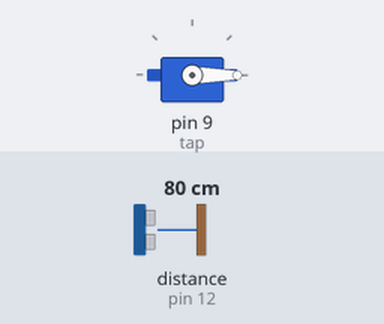
Recording of a sketch running on a simulated Arduino Uno, built with avr-gcc and run on an emulated ATmega328P. Parts: servo. Wiring (inferred from the names in the program): ultrasonic range finder: trigger pin 11; echo pin 12. The inputs (shaded band) are chosen by the test bench; at power-on: distance to the obstacle (sensor on pin 12) 80 cm. The echo pulse lasts 58.3 µs per cm.

Above: at 1.2 s.
1.3 s: distance to the obstacle (sensor on pin 12) set to 2 cm
At 2.3 s:
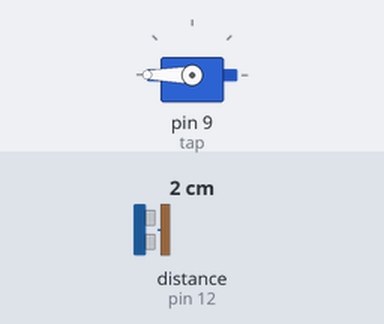
6.5 s: distance to the obstacle (sensor on pin 12) set to 19 cm
8.0 s: distance to the obstacle (sensor on pin 12) set to 23 cm
At 8.6 s:
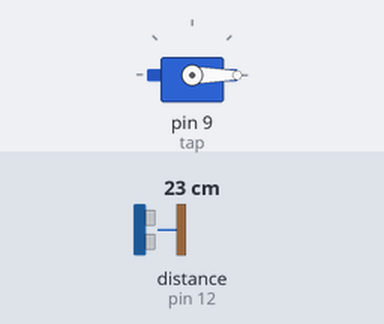
9.5 s: distance to the obstacle (sensor on pin 12) set to 4 cm
At 10.9 s:
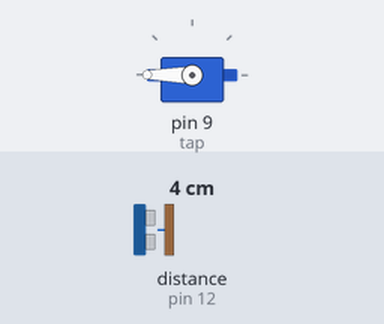
Timing chart, 0 to 12.0 s (numbered marks = the images above; inputs shaded):
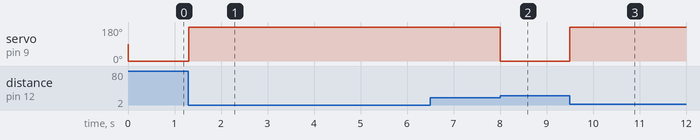

Measured:
- the behaviour switches between 20 and 21 cm on distance to the obstacle (sensor on pin 12) (found by bisection; images 1 and 2)
- after the input at 1.3 s, servo on pin 9 (tap): 0° → 180° at once
- after the input at 6.5 s, every drawn part: stays the same
- after the input at 8.0 s, servo on pin 9 (tap): 180° → 0° at once
- after the input at 9.5 s, servo on pin 9 (tap): 0° → 180° at once

The sketch:

code_1.ino
```cpp
#include <Servo.h>

int trigPin = 11;
int echoPin = 12;
int pos     = 0;
long duration, cm;

//Bluetooth
String data;

Servo tap;

void setup() {

  Serial.begin(9600);

  tap.attach(9);

  //Setting Pins
  //Ultrasom
  pinMode(trigPin, OUTPUT);
  pinMode(echoPin, INPUT);
}

void loop() {

  // The sensor is triggered by a HIGH pulse of 10 or more microseconds.
  // Give a short LOW pulse beforehand to ensure a clean HIGH pulse:
  digitalWrite(trigPin, LOW);
  delayMicroseconds(5);
  digitalWrite(trigPin, HIGH);
  delayMicroseconds(10);
  digitalWrite(trigPin, LOW);

  // Read the signal from the sensor: a HIGH pulse whose
  // duration is the time (in microseconds) from the sending
  // of the ping to the reception of its echo off of an object.
  pinMode(echoPin, INPUT);
  duration = pulseIn(echoPin, HIGH);

  // convert the time into a distance
  cm = (duration/2) / 29.1;

  if(cm < 20){
    Serial.println(data);
    tap.write(180);
//
//    data="";
//   tap.write(180);
//    Serial.println("Estado critico");
//    Serial.print(cm);
//    Serial.print("cm\n");
    data = "";
  }
  else{
    tap.write(0);
  }

  while(Serial.available()){
    delay(20); //small time to fill the buffer

    char c = Serial.read();
    if(c == 'a'){
      tap.write(180);
      delay(700);
    }
    if(c == ','){
      break;
    }

    data += c;

    //data[0] = Serial.read();
//    tap.write(180);
//    Serial.print(data);
//    Serial.print("\n");
//    delay(1000);
//    Serial.flush();
//    data = "";
  }

//  if(data.length() > 0){
//    Serial.println(data);
//
//    data="";
//  }

}

//https://randomnerdtutorials.com/complete-guide-for-ultrasonic-sensor-hc-sr04/
```
